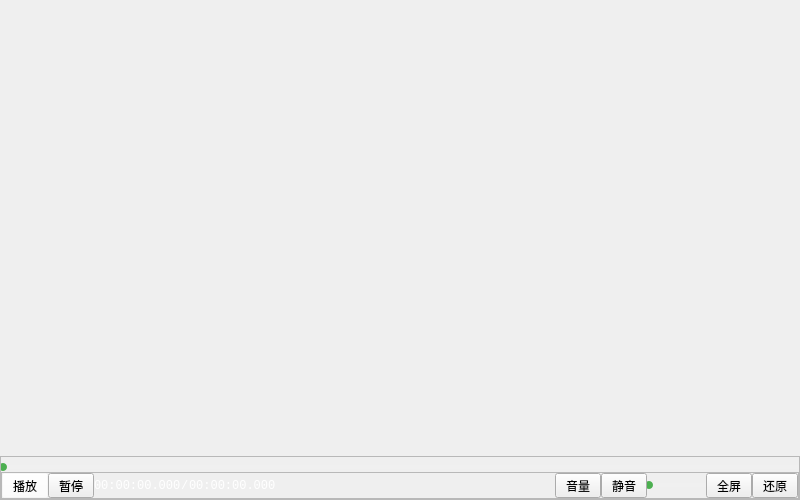
<?xml version="1.0" encoding="UTF-8"?>
<ui version="4.0">
 <class>QVideoWidget_Frame</class>
 <widget class="QWidget" name="QVideoWidget_Frame">
  <property name="geometry">
   <rect>
    <x>0</x>
    <y>0</y>
    <width>800</width>
    <height>500</height>
   </rect>
  </property>
  <property name="sizePolicy">
   <sizepolicy hsizetype="Expanding" vsizetype="Expanding">
    <horstretch>0</horstretch>
    <verstretch>0</verstretch>
   </sizepolicy>
  </property>
  <property name="font">
   <font>
    <family>Consolas</family>
   </font>
  </property>
  <property name="windowTitle">
   <string>QVideoWidget_Handler</string>
  </property>
  <property name="styleSheet">
   <string notr="true"/>
  </property>
  <layout class="QVBoxLayout" name="verticalLayout">
   <property name="spacing">
    <number>0</number>
   </property>
   <property name="leftMargin">
    <number>0</number>
   </property>
   <property name="topMargin">
    <number>0</number>
   </property>
   <property name="rightMargin">
    <number>0</number>
   </property>
   <property name="bottomMargin">
    <number>0</number>
   </property>
   <item>
    <widget class="QVideoWidget_Handler" name="VWH_Video" native="true">
     <property name="mouseTracking">
      <bool>false</bool>
     </property>
     <property name="styleSheet">
      <string notr="true"/>
     </property>
     <layout class="QVBoxLayout" name="verticalLayout_3">
      <property name="spacing">
       <number>0</number>
      </property>
      <property name="leftMargin">
       <number>0</number>
      </property>
      <property name="topMargin">
       <number>0</number>
      </property>
      <property name="rightMargin">
       <number>0</number>
      </property>
      <property name="bottomMargin">
       <number>0</number>
      </property>
     </layout>
    </widget>
   </item>
   <item>
    <widget class="QFrame" name="F_Panel">
     <property name="sizePolicy">
      <sizepolicy hsizetype="Preferred" vsizetype="Fixed">
       <horstretch>0</horstretch>
       <verstretch>0</verstretch>
      </sizepolicy>
     </property>
     <property name="minimumSize">
      <size>
       <width>0</width>
       <height>44</height>
      </size>
     </property>
     <property name="maximumSize">
      <size>
       <width>16777215</width>
       <height>44</height>
      </size>
     </property>
     <property name="styleSheet">
      <string notr="true"/>
     </property>
     <property name="frameShape">
      <enum>QFrame::StyledPanel</enum>
     </property>
     <property name="frameShadow">
      <enum>QFrame::Raised</enum>
     </property>
     <property name="lineWidth">
      <number>1</number>
     </property>
     <layout class="QVBoxLayout" name="verticalLayout_2">
      <property name="spacing">
       <number>0</number>
      </property>
      <property name="leftMargin">
       <number>0</number>
      </property>
      <property name="topMargin">
       <number>0</number>
      </property>
      <property name="rightMargin">
       <number>0</number>
      </property>
      <property name="bottomMargin">
       <number>0</number>
      </property>
      <item>
       <spacer name="S_Spacer">
        <property name="orientation">
         <enum>Qt::Vertical</enum>
        </property>
        <property name="sizeHint" stdset="0">
         <size>
          <width>20</width>
          <height>40</height>
         </size>
        </property>
       </spacer>
      </item>
      <item>
       <widget class="QSlider" name="S_Progress">
        <property name="sizePolicy">
         <sizepolicy hsizetype="Expanding" vsizetype="Fixed">
          <horstretch>0</horstretch>
          <verstretch>0</verstretch>
         </sizepolicy>
        </property>
        <property name="minimumSize">
         <size>
          <width>0</width>
          <height>10</height>
         </size>
        </property>
        <property name="maximumSize">
         <size>
          <width>16777215</width>
          <height>10</height>
         </size>
        </property>
        <property name="styleSheet">
         <string notr="true">QSlider::groove:horizontal {
    background: #F0F0F0;
    height: 4px;
    border-radius: 2px;
}
QSlider::handle:horizontal {
    background: #4CAF50;
    height: 8px;
    width: 8px;
    border-radius: 4px;
    margin: -2px;
}
QSlider::sub-page:horizontal {
    background: #2196F3;
    height: 4px;
    border-radius: 2px;
}</string>
        </property>
        <property name="orientation">
         <enum>Qt::Horizontal</enum>
        </property>
       </widget>
      </item>
      <item>
       <widget class="QFrame" name="F_Tool">
        <property name="sizePolicy">
         <sizepolicy hsizetype="Preferred" vsizetype="Fixed">
          <horstretch>0</horstretch>
          <verstretch>0</verstretch>
         </sizepolicy>
        </property>
        <property name="frameShape">
         <enum>QFrame::StyledPanel</enum>
        </property>
        <property name="frameShadow">
         <enum>QFrame::Raised</enum>
        </property>
        <layout class="QHBoxLayout" name="horizontalLayout_3">
         <property name="spacing">
          <number>0</number>
         </property>
         <property name="leftMargin">
          <number>0</number>
         </property>
         <property name="topMargin">
          <number>0</number>
         </property>
         <property name="rightMargin">
          <number>0</number>
         </property>
         <property name="bottomMargin">
          <number>0</number>
         </property>
         <item>
          <widget class="QToolButton" name="TB_Play">
           <property name="styleSheet">
            <string notr="true">background-color: rgba(255, 255, 255, 0);</string>
           </property>
           <property name="text">
            <string>播放</string>
           </property>
           <property name="icon">
            <iconset resource="images.qrc">
             <normaloff>:/images/icons/play_circle_White.png</normaloff>:/images/icons/play_circle_White.png</iconset>
           </property>
           <property name="iconSize">
            <size>
             <width>24</width>
             <height>24</height>
            </size>
           </property>
          </widget>
         </item>
         <item>
          <widget class="QToolButton" name="TB_Pause">
           <property name="text">
            <string>暂停</string>
           </property>
           <property name="icon">
            <iconset resource="images.qrc">
             <normaloff>:/images/icons/pause_circle_White.png</normaloff>:/images/icons/pause_circle_White.png</iconset>
           </property>
           <property name="iconSize">
            <size>
             <width>24</width>
             <height>24</height>
            </size>
           </property>
          </widget>
         </item>
         <item>
          <widget class="QLabel" name="L_Timestamp">
           <property name="styleSheet">
            <string notr="true">color: white;</string>
           </property>
           <property name="text">
            <string>00:00:00.000</string>
           </property>
          </widget>
         </item>
         <item>
          <widget class="QLabel" name="L_Timeslash">
           <property name="styleSheet">
            <string notr="true">color: white</string>
           </property>
           <property name="text">
            <string>/</string>
           </property>
          </widget>
         </item>
         <item>
          <widget class="QLabel" name="L_Timespan">
           <property name="styleSheet">
            <string notr="true">color: white;</string>
           </property>
           <property name="text">
            <string>00:00:00.000</string>
           </property>
          </widget>
         </item>
         <item>
          <spacer name="S_Tool">
           <property name="orientation">
            <enum>Qt::Horizontal</enum>
           </property>
           <property name="sizeHint" stdset="0">
            <size>
             <width>305</width>
             <height>20</height>
            </size>
           </property>
          </spacer>
         </item>
         <item>
          <widget class="QToolButton" name="TB_Volume">
           <property name="text">
            <string>音量</string>
           </property>
           <property name="icon">
            <iconset resource="images.qrc">
             <normaloff>:/images/icons/volume_up_White.png</normaloff>:/images/icons/volume_up_White.png</iconset>
           </property>
           <property name="iconSize">
            <size>
             <width>24</width>
             <height>24</height>
            </size>
           </property>
          </widget>
         </item>
         <item>
          <widget class="QToolButton" name="TB_Mute">
           <property name="text">
            <string>静音</string>
           </property>
           <property name="icon">
            <iconset resource="images.qrc">
             <normaloff>:/images/icons/volume_off_White.png</normaloff>:/images/icons/volume_off_White.png</iconset>
           </property>
           <property name="iconSize">
            <size>
             <width>24</width>
             <height>24</height>
            </size>
           </property>
          </widget>
         </item>
         <item>
          <widget class="QSlider" name="S_Volume">
           <property name="maximumSize">
            <size>
             <width>100</width>
             <height>16777215</height>
            </size>
           </property>
           <property name="styleSheet">
            <string notr="true">QSlider::groove:horizontal {
    background: #F0F0F0;
    height: 4px;
    border-radius: 2px;
}
QSlider::handle:horizontal {
    background: #4CAF50;
    height: 8px;
    width: 8px;
    border-radius: 4px;
    margin: -2px;
}
QSlider::sub-page:horizontal {
    background: #2196F3;
    height: 4px;
    border-radius: 2px;
}</string>
           </property>
           <property name="orientation">
            <enum>Qt::Horizontal</enum>
           </property>
          </widget>
         </item>
         <item>
          <widget class="QToolButton" name="TB_Full">
           <property name="text">
            <string>全屏</string>
           </property>
           <property name="icon">
            <iconset resource="images.qrc">
             <normaloff>:/images/icons/zoom_out_map_White.png</normaloff>:/images/icons/zoom_out_map_White.png</iconset>
           </property>
           <property name="iconSize">
            <size>
             <width>24</width>
             <height>24</height>
            </size>
           </property>
          </widget>
         </item>
         <item>
          <widget class="QToolButton" name="TB_Restore">
           <property name="text">
            <string>还原</string>
           </property>
           <property name="icon">
            <iconset resource="images.qrc">
             <normaloff>:/images/icons/zoom_in_map_White.png</normaloff>:/images/icons/zoom_in_map_White.png</iconset>
           </property>
           <property name="iconSize">
            <size>
             <width>24</width>
             <height>24</height>
            </size>
           </property>
          </widget>
         </item>
        </layout>
       </widget>
      </item>
     </layout>
    </widget>
   </item>
  </layout>
 </widget>
 <customwidgets>
  <customwidget>
   <class>QVideoWidget_Handler</class>
   <extends>QWidget</extends>
   <header location="global">QVideoWidget_Handler.h</header>
   <container>1</container>
  </customwidget>
 </customwidgets>
 <resources>
  <include location="images.qrc"/>
 </resources>
 <connections/>
</ui>
